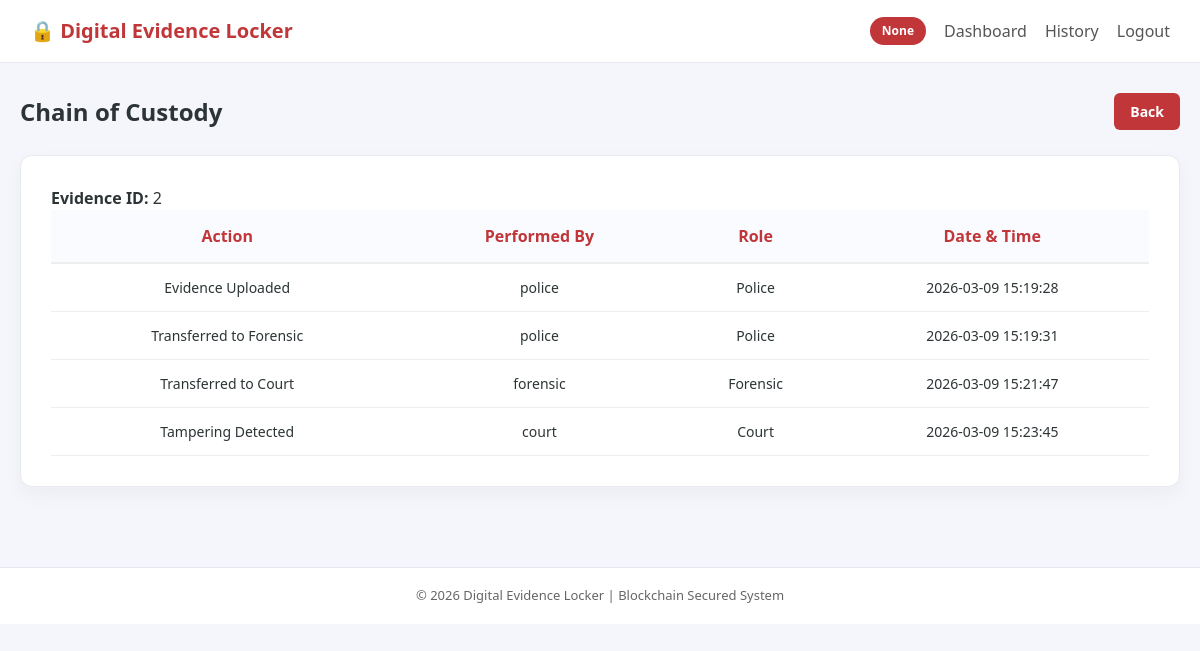
Screenshot of /chain/2 (signed in) with the database file from the repository.
### tables this page shows
CREATE TABLE custody (
            id INTEGER PRIMARY KEY AUTOINCREMENT,
            evidence_id TEXT,
            action TEXT,
            performed_by TEXT,
            role TEXT,
            timestamp TEXT
        );

### app.py (the view)
@app.route("/chain/<evidence_id>")
def chain(evidence_id):
    if "username" not in session:
        return redirect("/")
    history = fetch_custody(evidence_id)
    return render_template("chain.html", history=history, evidence_id=evidence_id)

### database.py (called while the page is built)
def fetch_custody(evidence_id):
    conn = sqlite3.connect(DB_NAME)
    cur = conn.cursor()
    cur.execute("""
        SELECT action, performed_by, role, timestamp
        FROM custody
        WHERE evidence_id=?
        ORDER BY id ASC
    """, (evidence_id,))
    rows = cur.fetchall()
    conn.close()
    return rows

### templates/chain.html
{% extends "base.html" %}
{% block content %}
<div class="dashboard-header">
  <h1>Chain of Custody</h1>
  <a href="{{ url_for('dashboard') }}" class="primary-btn">Back</a>
</div>
<div class="card chain-card">
  <div class="chain-header">
    <p><strong>Evidence ID:</strong> {{ evidence_id }}</p>
  </div>
  <table class="chain-table">
    <thead>
      <tr>
        <th>Action</th>
        <th>Performed By</th>
        <th>Role</th>
        <th>Date & Time</th>
      </tr>
    </thead>
    <tbody>
      {% for row in history %}
      <tr>
        <td>{{ row[0] }}</td>
        <td>{{ row[1] }}</td>
        <td>{{ row[2] }}</td>
        <td>{{ row[3] }}</td>
      </tr>
      {% endfor %}
    </tbody>
  </table>
</div>
{% endblock %}

### static/style.css (style rules this page uses)
* { margin:0; padding:0; box-sizing:border-box; }
body { font-family:"Segoe UI",Arial,sans-serif; background:#f4f6fb; color:#2d3436; line-height:1.5; }
.dashboard-header { display:flex; justify-content:space-between; align-items:center; margin-bottom:25px; }
.dashboard-header h1 { font-size:24px; font-weight:600; }
.card { background:white; border-radius:12px; padding:30px; border:1px solid #e8eaf1; box-shadow:0 8px 20px rgba(0,0,0,0.04); margin:auto; }
.primary-btn { background:#c03639; color:white; padding:8px 16px; border-radius:6px; text-decoration:none; font-size:14px; font-weight:600; }
table { width:100%; border-collapse:collapse; min-width:700px; }
th { background:#fafbff; padding:14px; text-align:center; font-weight:600; color:#c03639; border-bottom:2px solid #eee; }
td { padding:13px; border-bottom:1px solid #eee; text-align:center; font-size:14px; }

### rows the page displays
custody: action "Evidence Uploaded", performed_by "police", role "Police", timestamp "2026-03-09 15:19:28"
custody: action "Transferred to Forensic", performed_by "police", role "Police", timestamp "2026-03-09 15:19:31"
custody: action "Transferred to Court", performed_by "forensic", role "Forensic", timestamp "2026-03-09 15:21:47"
custody: action "Tampering Detected", performed_by "court", role "Court", timestamp "2026-03-09 15:23:45"

### other values shown
{{ session.get("role") }} "None"
{{ evidence_id }} "2"
{{ 2026 }} "2026"
